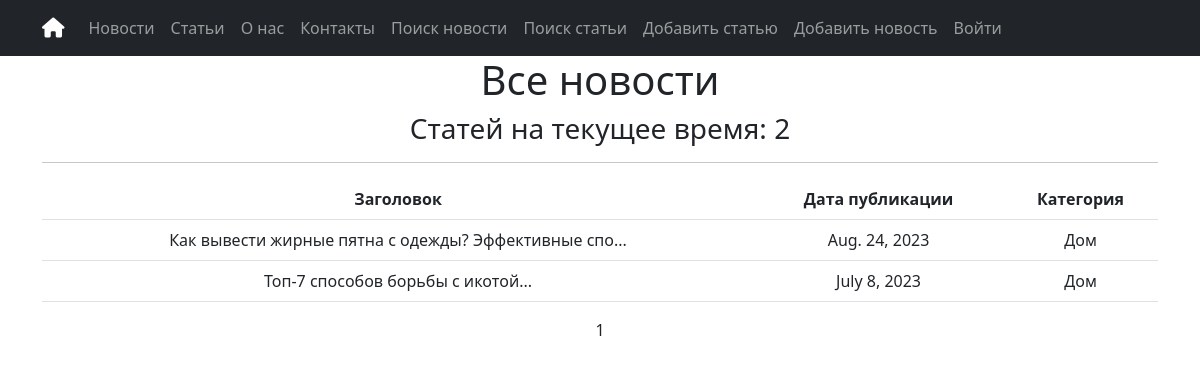
The page /articles/ on the database as committed earlier.
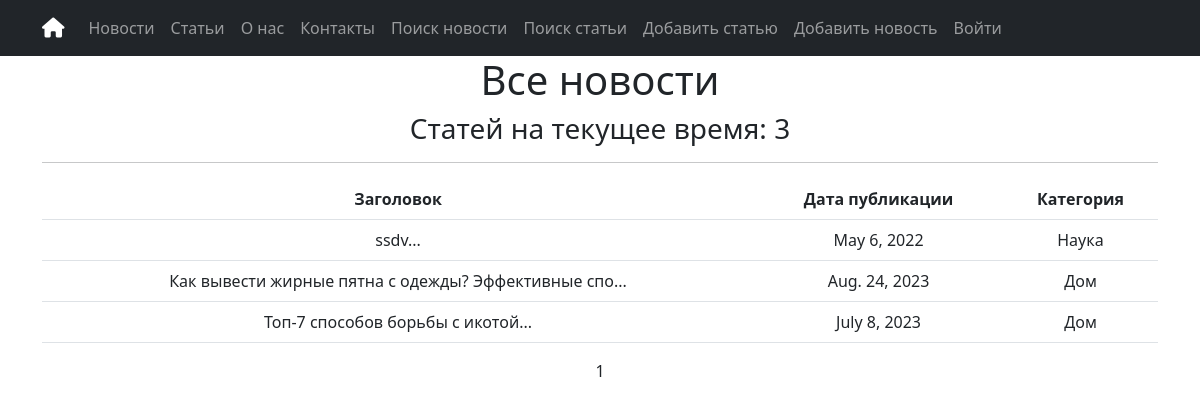
The same page on the database as committed later.
### articles/models.py (models this page shows, shortened)
class Articles(models.Model):
    title = models.CharField(
        max_length=50,
        unique=True,  # названия статей не должны повторяться
    )
    description = models.TextField()
    date = models.DateField(help_text=("YYYY-MM-DD"))
    category = models.ForeignKey(
        to="Category",
        on_delete=models.CASCADE,
        related_name="articles",  # все продукты в категории будут доступны через поле articles
    )
    class Meta:
        verbose_name_plural = "Articles"

class Category(models.Model):
    name = models.CharField(max_length=100, unique=True)
    def __str__(self):
        return self.name.title()
    class Meta:
        verbose_name_plural = "Categories"

### articles/views.py (the view)
# urls.py: path("", ArticlesList.as_view(), name="articles_list"),
class ArticlesList(ListView):
    model = Articles
    ordering = "title"
    template_name = "articles.html"
    context_object_name = "articles"
    paginate_by = 10  # вот так мы можем указать количество записей на странице
    def get_context_data(self, **kwargs):
        context = super().get_context_data(**kwargs)
        context["next_sale"] = f"Статей на текущее время:"
        return context

### templates/articles.html (shortened to what this page needs)
{% extends 'flatpages/default.html' %}
{% load custom_filters %}
{% load custom_tags %}
{% block content %}
<h1>Все новости</h1>
{% if page_obj.paginator.count > 0 %}
<h3> {{ next_sale }} {{ page_obj.paginator.count }}</h3>
{% endif %}
<hr>
{% if articles %}
<table class="table" style="width: 100%;">
    <thead>
        <tr>
            <th>Заголовок</th>
            <th>Дата публикации</th>
            <th>Категория</th>
        </tr>
    </thead>
    <tbody>
        {% for item in articles %}
        <tr>
            <td>
                <a class="nav-link" href="{% url 'news_detail' pk=item.pk %}">{{ item.title|truncatewords:20}}...</a>
            </td>
            <td>{{ item.date }}</td>
            <td>{{ item.category }}</td>
        </tr>
        {% endfor %}
    </tbody>
</table>
{% else %}
<h2>Новостей нет!</h2>
{% endif %}
{% if page_obj.paginator.count > 0 %}
{{ page_obj.number }}
{% endif %}
{% endblock content %}

Rows that differ between the two databases and show on the page:
added Articles: title "ssdv", date "May 6, 2022", category "Наука"
Other text that changed with them:
{{ page_obj.paginator.count }}: "2" → "3"
